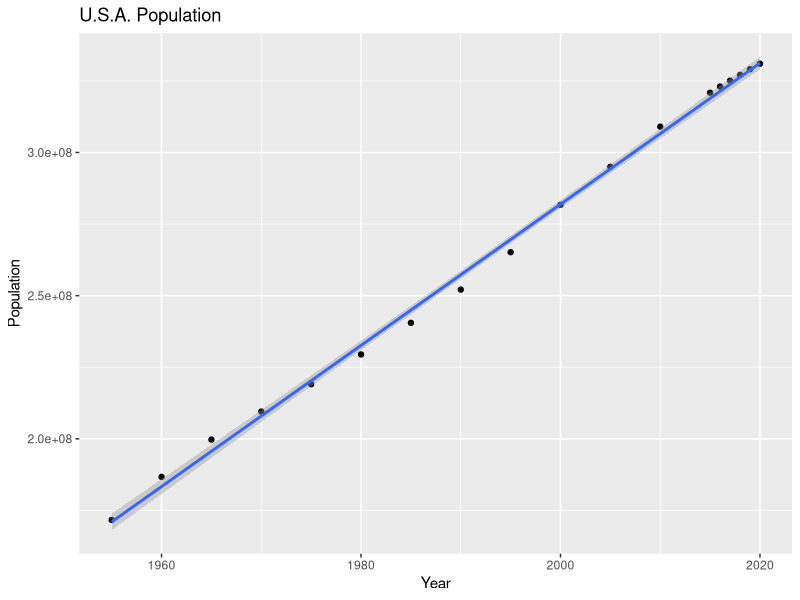
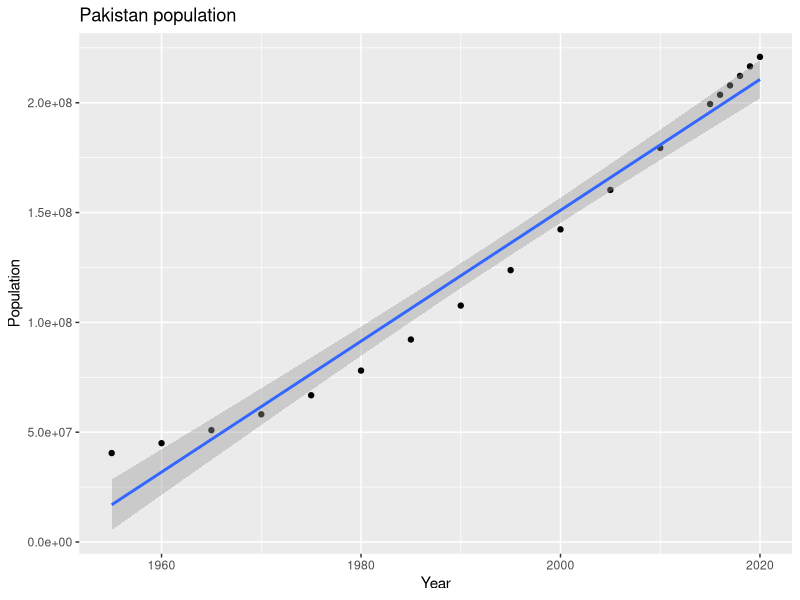
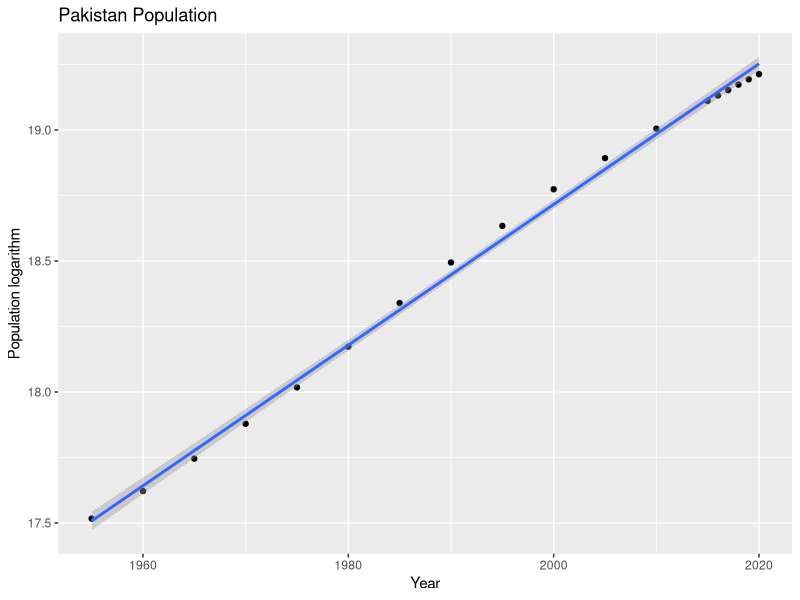

Source code (R) for these figures, in order: (Note: this script raises an error after producing the figures.)
# DATAFRAME INITIALIZATION
df <- read.csv("./data/population.csv")
library(ggplot2)

head(df)
unique(df$Continent)

###############################################################################
# POPULATION GROWTH ANALISYS ==== LINEAR REGRESSION
###############################################################################

# USA ANALYSIS
usa <- df[df$Country == "United States", ]

model <- lm(Population ~ Year, data = usa)
summary(model)

ggplot(data = usa, aes(x = Year, y = Population)) +
    geom_point() + geom_smooth(method = "lm") +
    labs(title = "U.S.A. Population", x = "Year", y = "Population")

# PAKISTAN ANALYSIS
# Pakistan has an exponential growth -> log scale to fit a linear model

pak <- df[df$Country == "Pakistan", ]
pak[, "log_Population"] <- log(pak[, "Population"] + 1)

model <- lm(log_Population ~ Year, data = pak)
summary(model)

ggplot(data = pak, aes(x = Year, y = Population)) +
    geom_point() + geom_smooth(method = "lm") +
    labs(title = "Pakistan population", x = "Year", y = "Population")
ggplot(data = pak, aes(x = Year, y = log_Population)) +
    geom_point() + geom_smooth(method = "lm") +
    labs(title = "Pakistan Population", x = "Year", y = "Population logarithm")

###############################################################################
# POPULATION GROWTH BETWEEN CONTINENTS==== HYPOTHESIS TESTING
###############################################################################

unique(df$Continent)

oceania <- log(df[df$Continent == "Oceania", "Population"])
aisa <- log(df[df$Continent == "Asia", "Population"])

ggplot() +
    geom_histogram(aes(x = oceania), fill = "red", alpha = 0.5, bins = 20) +
    geom_histogram(aes(x = asia), fill = "blue", alpha = 0.5, bins = 20)

qqnorm(oceania, main = "Normal qq-plot (Oceania)",
    ylab = "Empirical Quantiles", xlab = "Theoretical Quantiles")
qqline(oceania, col = "red", lty = 4, lwd = 2)
qqnorm(asia, main = "Normal qq-plot (Population 2)",
    ylab = "Empirical Quantiles", xlab = "Theoretical Quantiles")
qqline(asia, col = "red", lty = 4, lwd = 2)

t.test(oceania, asia)

###############################################################################
# YEARLY CHANGE ==== MULTILINEAR REGRESSION
###############################################################################

head(df)
filter <- df[df$Country == "France", ]

result <- lm(Yearly.Change ~Population + Migrants.net.
    + FertilityRate + MedianAge + UrbanPopulation, data = filter)
summary(result)


###############################################################################
###############################################################################
#other things to try

corYearAge <- cor(filter[, "Year"], filter[, "MedianAge"])
corFertilityYear <- cor(filter[, "FertilityRate"], filter[, "Year"])
corAgeFertility <- cor(filter[, "MedianAge"], filter[, "FertilityRate"])
print(c(corYearAge, corFertilityYear, corAgeFertility))


# plots are not that good

ggplot(data = filter, aes(x = Migrants.net., y = Yearly.Change)) + geom_point() + geom_smooth(method = "lm")
ggplot(data = filter, aes(x = Migrants.net., y = FertilityRate)) + geom_point() + geom_smooth(method = "lm")
ggplot(data = filter, aes(x = Migrants.net., y = MedianAge)) + geom_point() + geom_smooth(method = "lm")
ggplot(data = filter, aes(x = Migrants.net., y = UrbanPopulation)) + geom_point() + geom_smooth(method = "lm")

ggplot(data = filter, aes(x = MedianAge, y = exp_FertilityRate)) + geom_point() + geom_smooth(method = "lm")
